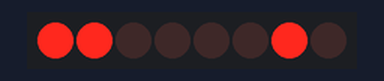
Recording of a sketch running on a simulated Arduino Uno, built with avr-gcc and run on an emulated ATmega328P. Shown: 8 shift-register outputs drawn as a row of LEDs (first output left, lit = HIGH). Wiring (inferred from the names in the program): shift register (74HC595): data pin 11; shift clock pin 12; latch pin 8. Wiring (inferred from the signals the program sends): row of LEDs: on Q0, Q1, Q2, Q3, Q4, Q5, Q6, Q7. Random numbers use the default seed unless the sketch sets one.

Above: at 0.6 s.
At 3.6 s:
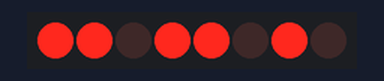
At 9.6 s:
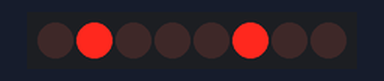
At 15.6 s:
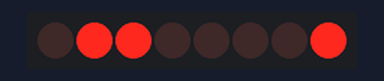
At 27.1 s:
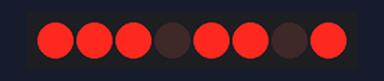
At 39.1 s:
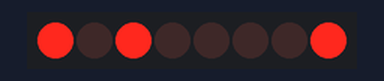
Timing chart, 0 to 40.0 s (numbered marks = the images above):
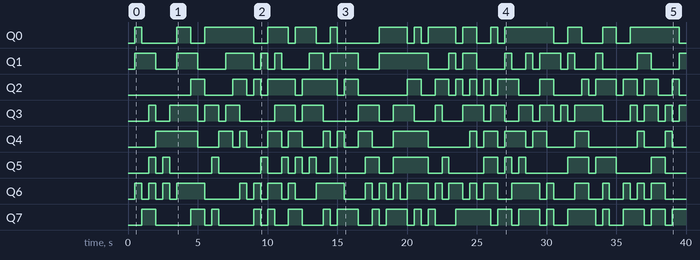

Measured:
- by itself, Q0: LOW → HIGH at 0.50 s, → LOW 0.50 s later, → HIGH 2.5 s later, → LOW 1.0 s later, … (30 changes in this stretch)
- by itself, Q1: LOW → HIGH at 0.50 s, → LOW 1.5 s later, → HIGH 1.5 s later, → LOW 1.5 s later, … (33 changes in this stretch)
- by itself, Q2: LOW → HIGH at 4.5 s, → LOW 1.0 s later, → HIGH 2.0 s later, → LOW 1.0 s later, … (36 changes in this stretch)
- by itself, Q3: LOW → HIGH at 1.5 s, → LOW 0.50 s later, → HIGH 1.0 s later, → LOW 2.0 s later, … (37 changes in this stretch)
- by itself, Q4: LOW → HIGH at 2.0 s, → LOW 3.0 s later, → HIGH 1.5 s later, → LOW 1.0 s later, … (32 changes in this stretch)
- by itself, Q5: LOW → HIGH at 1.5 s, → LOW 0.50 s later, → HIGH 0.50 s later, → LOW 0.50 s later, … (34 changes in this stretch)
- by itself, Q6: LOW → HIGH at 0.50 s, → LOW 0.50 s later, → HIGH 0.50 s later, → LOW 0.50 s later, … (48 changes in this stretch)
- by itself, Q7: LOW → HIGH at 1.0 s, → LOW 1.0 s later, → HIGH 2.5 s later, → LOW 1.0 s later, … (41 changes in this stretch)

The sketch:

sketch_jan18a.ino
```cpp
// (licence header left out)
int latchPin = 8;
int clockPin = 12;
int dataPin  = 11;

void setup() {
  pinMode(latchPin, OUTPUT);
  pinMode(clockPin, OUTPUT);
  pinMode(dataPin, OUTPUT);

  randomSeed(analogRead(0));
}

void loop() {
  while (true) {
    int j = random(0, 256);
    digitalWrite(latchPin, LOW);
    shiftOut(dataPin, clockPin, MSBFIRST, j);
    digitalWrite(latchPin, HIGH);
    delay(500);
  }

  /*
  for (int numToDisplay = 0; numToDisplay < 256; numToDisplay++) {
    digitalWrite(latchPin, LOW);
    shiftOut(dataPin, clockPin, MSBFIRST, numToDisplay);
    digitalWrite(latchPin, HIGH);
    delay(100); // 500
  }
  */
}
```
